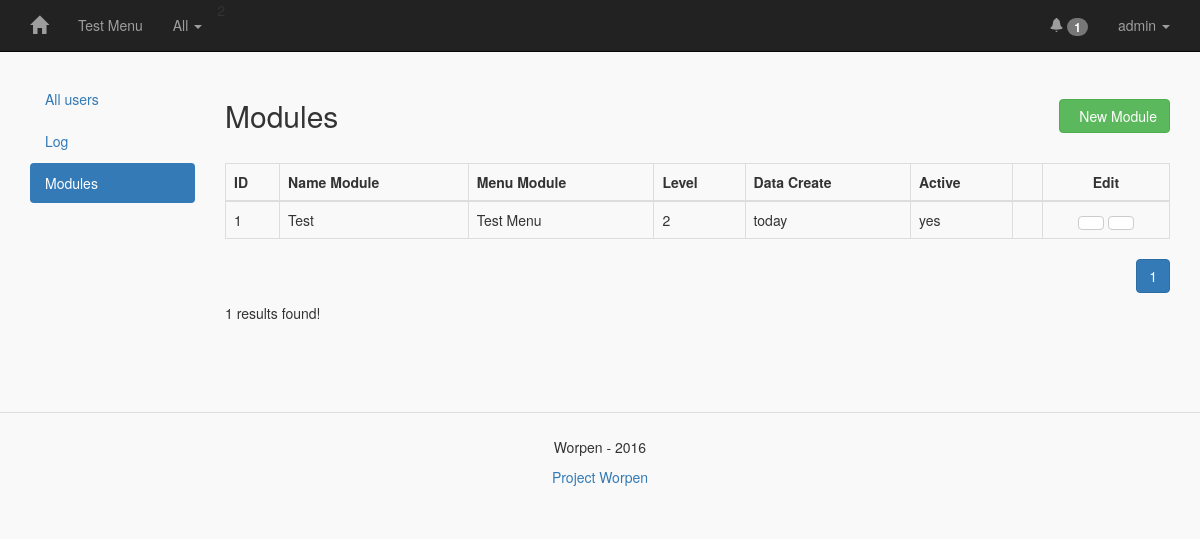
The app's page /index.php?mod=admin&pg=modules (signed in) with its own data.
### tables this page shows
CREATE TABLE IF NOT EXISTS `worpen_module` (
  `id` int(55) NOT NULL AUTO_INCREMENT,
  `name` text NOT NULL,
  `url` text NOT NULL,
  `name_menu` text NOT NULL,
  `access_level` text NOT NULL,
  `date_create` text NOT NULL,
  `active` text NOT NULL,
  `show` text NOT NULL,
  PRIMARY KEY (`id`)
);

### front/template/defaut/index.php (called while the page is built)
<?php
  include "header.php";
  include $PAGE_CONTENT;
  include "footer.php";

### index.php (called while the page is built, shortened)
<?php
if (!$_GET['mod']) { $MODULE_GET = $PATH['modstart']; } else { $MODULE_GET = addslashes($_GET['mod']); }
if (!$_GET['pg']) { $PAGE_GET = "start"; } else { $PAGE_GET = addslashes($_GET['pg']); }
$CURRENT_MODULE = $PATH['template'].$MODULE_GET."/".$PAGE_GET.".php";
if (file_exists($CURRENT_MODULE)) {
  $PAGE_CONTENT = $CURRENT_MODULE;
} else {
  $PAGE_CONTENT = $PATH['error'];
}
include $PATH['template']."index.php";
?>

### back/admin/modules.php (the view, shortened to what this page needs)
<?php
$results_for_page = 21;
if (!$_GET['search']) { $search_user = ""; } else { $search_user =  $_GET['search']; }
if (!$_GET['page']) { $current_page = 1; } else { $current_page = (int) $_GET['page']; }
$current_page_calc = $current_page - 1;
$number_result_page = $current_page_calc * $results_for_page;
if (!$search_user) {
  $select_db_count = $connect->prepare("SELECT COUNT(*) FROM worpen_module");
  $select_db_count->execute();
  $count_results = $select_db_count->fetchColumn();
  $found_message = "No results found!";
  if ($count_results == 1) {
    $found_message = "1 results found!";
  } elseif ($count_results > 1) {
    $found_message = "{$count_results} results found!";
  }
  $select_db = $connect->prepare("SELECT * FROM worpen_module ORDER BY id DESC LIMIT {$number_result_page}, {$results_for_page}");
  $select_db->execute();
  while ($result = $select_db->fetch(PDO::FETCH_ASSOC)) {
    echo "<tr>
            <td>{$result['id']}</td>
            <td>{$result['name']}</td>
            <td>{$result['name_menu']}</td>
            <td>{$result['access_level']}</td>
            <td>{$result['date_create']}</td>
            <td>{$result['active']}</td>
            <td>{$result['position']}</td>
            <td class=\"text-center\"><a href=\"?mod=admin&pg=view_module&id={$result['id']}\" class=\"btn btn-default\"><i class=\"fa fa-eye\"></i></a> <a href=\"?mod=admin&pg=edit_module&id={$result['id']}\" class=\"btn btn-default\"><i class=\"fa fa-pencil\"></i></a></td>
          </tr>";
  }
  echo "</tbody></table>";
  echo "<p class=\"text-right\">";
  if ($count_results > 0) {
    echo "<a href=\"?mod={$MODULE_GET}&pg={$PAGE_GET}&search={$search_user}&page={$current_page}\" class=\"btn btn-primary\"> {$current_page} </a>";
  }
  echo "</p>";
  echo "<p>".$found_message."</p>";
}
?>

### back/menu.php (shortened to what this page needs)
<?php
$select_menu_module = $connect->prepare("SELECT * FROM worpen_module WHERE active LIKE :active");
$select_menu_module->bindValue(":active", "yes");
$select_menu_module->execute();
while ($result = $select_menu_module->fetch(PDO::FETCH_ASSOC)) {
  if ($result['access_level'] >= $_SESSION['access_level']) {
    print "<li><a href=\"?mod={$result['url']}\">{$result['name_menu']}</a></li>";
  }
}

### front/template/defaut/_files/css/style.css (style rules this page uses)
body { background: #f9f9f9; }

### records on screen
worpen_module: name_menu "Test Menu", id "1", name "Test", access_level "2", date_create "today", active "yes"

### other values on screen
$header_text['all'] "All"
$_SESSION['user_username'] "admin"
$count_results "1"
$admin_text['users'] "All users"
$admin_text['records'] "Log"
$admin_text['modules'] "Modules"
$module_text['title'] "Modules"
$module_text['new'] "New Module"
$module_text['id'] "ID"
$module_text['name'] "Name Module"
$module_text['name_menu'] "Menu Module"
$level_text['level'] "Level"
$module_text['date_create'] "Data Create"
$module_text['active'] "Active"
$module_text['edit'] "Edit"
